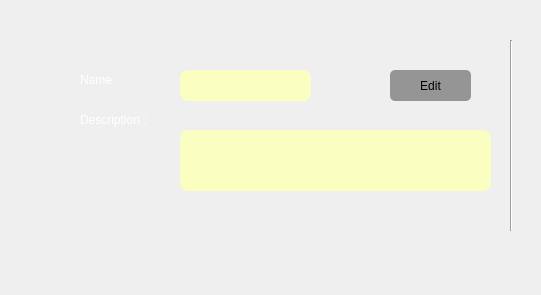
<?xml version="1.0" encoding="UTF-8"?>
<ui version="4.0">
 <class>editOrganizationClass</class>
 <widget class="QDialog" name="editOrganizationClass">
  <property name="geometry">
   <rect>
    <x>0</x>
    <y>0</y>
    <width>541</width>
    <height>295</height>
   </rect>
  </property>
  <property name="windowTitle">
   <string>Dialog</string>
  </property>
  <widget class="QLabel" name="label_2">
   <property name="geometry">
    <rect>
     <x>80</x>
     <y>110</y>
     <width>91</width>
     <height>20</height>
    </rect>
   </property>
   <property name="styleSheet">
    <string notr="true">color: rgb(255, 255, 255);</string>
   </property>
   <property name="text">
    <string>Description :</string>
   </property>
  </widget>
  <widget class="QTextEdit" name="descriptionLineEdit">
   <property name="geometry">
    <rect>
     <x>180</x>
     <y>130</y>
     <width>311</width>
     <height>61</height>
    </rect>
   </property>
   <property name="styleSheet">
    <string notr="true">background-color: rgb(250, 255, 193);
border-radius:8px;</string>
   </property>
  </widget>
  <widget class="Line" name="line">
   <property name="geometry">
    <rect>
     <x>501</x>
     <y>40</y>
     <width>20</width>
     <height>191</height>
    </rect>
   </property>
   <property name="font">
    <font>
     <pointsize>12</pointsize>
    </font>
   </property>
   <property name="styleSheet">
    <string notr="true">color: rgb(250, 255, 193);
color: rgb(255, 255, 255);</string>
   </property>
   <property name="orientation">
    <enum>Qt::Vertical</enum>
   </property>
  </widget>
  <widget class="QLineEdit" name="nameLineEdit">
   <property name="geometry">
    <rect>
     <x>180</x>
     <y>70</y>
     <width>131</width>
     <height>31</height>
    </rect>
   </property>
   <property name="styleSheet">
    <string notr="true">background-color: rgb(250, 255, 193);
border-radius:8px;</string>
   </property>
  </widget>
  <widget class="QLabel" name="Name">
   <property name="geometry">
    <rect>
     <x>80</x>
     <y>70</y>
     <width>63</width>
     <height>20</height>
    </rect>
   </property>
   <property name="styleSheet">
    <string notr="true">color: rgb(255, 255, 255);</string>
   </property>
   <property name="text">
    <string>Name :</string>
   </property>
  </widget>
  <widget class="QPushButton" name="editButton">
   <property name="geometry">
    <rect>
     <x>390</x>
     <y>70</y>
     <width>81</width>
     <height>31</height>
    </rect>
   </property>
   <property name="styleSheet">
    <string notr="true">background-color: rgb(149, 149, 149);
border-radius:5px;</string>
   </property>
   <property name="text">
    <string>Edit</string>
   </property>
  </widget>
 </widget>
 <resources/>
 <connections/>
</ui>
